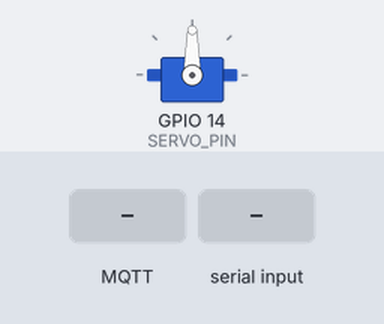
Simulated run of this sketch. Board: ESP8266 (NodeMCU). Parts: servo. The test bench sets the inputs (shaded band). WiFi joins after 1.5 s; servers stay silent unless stated; no MQTT or app messages arrive unless stated; what the sketch prints to the serial monitor is not drawn.

Above: at 3.5 s.
3.6 s: MQTT message "SCAN" arrives on the first subscribed topic
At 4.05 s:
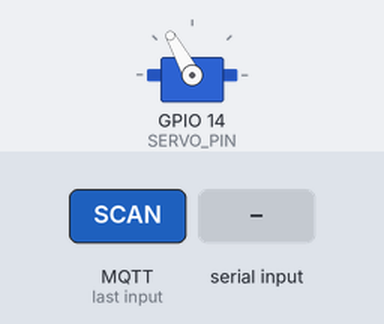
6.6 s: "MOVED_LEFT\n" received over Serial
At 7.4 s:
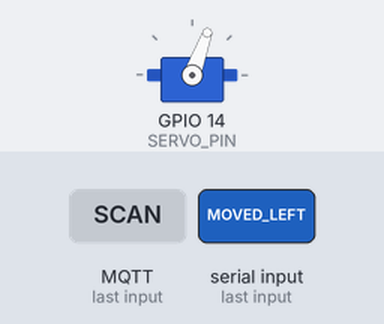
8.1 s: "SCAN\n" received over Serial
11.1 s: MQTT message "CMD_" arrives on the first subscribed topic
At 12.0 s:
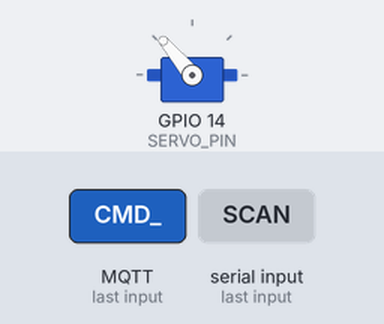
12.6 s: MQTT message "MOVED_LEFT" arrives on the first subscribed topic
At 13.0 s:
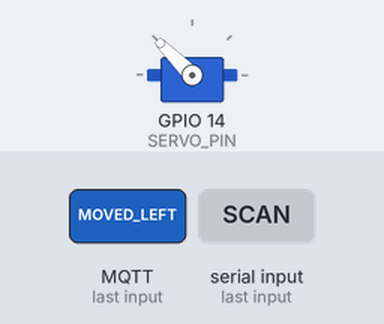
14.1 s: MQTT message "LEFT" arrives on the first subscribed topic
At 15.3 s:
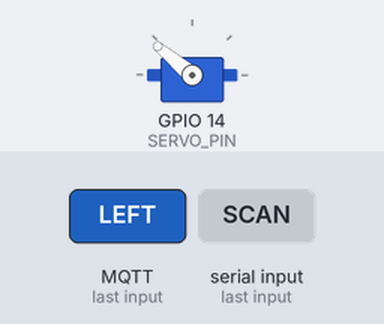
Timing chart, 0 to 16.6 s (numbered marks = the images above; inputs shaded):
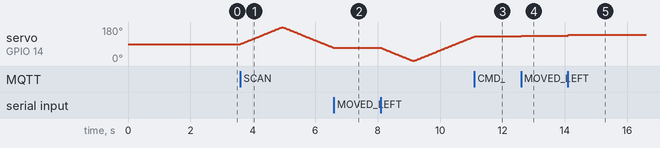

The sketch:

face_tracker_servo.ino
```cpp
#define USE_US_TIMER
#include <ESP8266WiFi.h>
#include <PubSubClient.h>
#include <Servo.h>

// Wi-Fi settings
const char* WIFI_SSID = "Peace And Love Ploclaimers";
const char* WIFI_PASSWORD = "loveisthekey";

// MQTT settings
const char* MQTT_SERVER = "157.173.101.159";
const uint16_t MQTT_PORT = 1883;
const char* MQTT_TOPIC = "vision/faithlock/movement";

// Servo configuration
const uint8_t SERVO_PIN = 14; // D5
const int SERVO_MIN_ANGLE = 0;
const int SERVO_MAX_ANGLE = 180;
const int SERVO_CENTER_ANGLE = 90;
const int TRACK_STEP = 5;             // degrees moved per LEFT/RIGHT command (higher = faster tracking)
const int SEARCH_STEP = 1;            // 1-degree steps = smooth sweep (no jerky jumps)
const unsigned long TRACK_INTERVAL_MS = 50;
const unsigned long SEARCH_INTERVAL_MS = 15; // 1 deg / 15 ms = ~65 deg/s sweep (180 in ~2.8s)
const unsigned long COMMAND_TIMEOUT_MS = 1500;
const unsigned long IDLE_DETACH_MS = 700;    // detach PWM after idle to stop trembling

const bool REVERSE_SERVO = true;

enum MovementCommand {
  CMD_IDLE,
  CMD_LEFT,
  CMD_RIGHT,
  CMD_CENTER,
  CMD_SEARCH
};

WiFiClient wifiClient;
PubSubClient mqttClient(wifiClient);
Servo panServo;

char mqttClientId[28] = {0};

MovementCommand currentCommand = CMD_IDLE;
int servoAngle = SERVO_CENTER_ANGLE;
int sweepDirection = 1;
unsigned long lastMoveAt = 0;
unsigned long lastReconnectAttempt = 0;
unsigned long reconnectBackoffMs = 3000;
unsigned long lastCommandAt = 0;
bool wifiReady = false;

// --- Core Logic ---

void setServoAngle(int angle) {
  angle = constrain(angle, SERVO_MIN_ANGLE, SERVO_MAX_ANGLE);
  bool reattached = false;
  if (!panServo.attached()) {
    panServo.attach(SERVO_PIN);
    reattached = true;
  }
  if (angle == servoAngle && !reattached) {
    return; // no redundant writes — avoids needless PWM refresh twitch
  }
  servoAngle = angle;
  panServo.write(servoAngle);
  lastMoveAt = millis();
}

void applyTrackingStep(int logicalDirection) {
  unsigned long now = millis();
  if (now - lastMoveAt < TRACK_INTERVAL_MS) return;
  lastMoveAt = now;
  int direction = REVERSE_SERVO ? -logicalDirection : logicalDirection;
  setServoAngle(servoAngle + (direction * TRACK_STEP));
}

void pulseTrackCommand(MovementCommand cmd) {
  if (cmd == CMD_LEFT) applyTrackingStep(-1);
  else if (cmd == CMD_RIGHT) applyTrackingStep(1);
}

MovementCommand parseCommand(String message) {
  message.trim();
  message.toUpperCase();

  if (message.startsWith("CMD_")) {
    message = message.substring(4);
  }

  if (message == "MOVED_LEFT") return CMD_LEFT;
  if (message == "MOVED_RIGHT") return CMD_RIGHT;
  if (message == "CENTERED") return CMD_CENTER;
  if (message == "STOPPED") return CMD_IDLE;
  if (message == "SCAN") return CMD_SEARCH;
  // OUT_OF_FRAME and other non-action states: hold current pan angle.
  if (message == "OUT_OF_FRAME") return CMD_IDLE;

  if (message == "LEFT") return CMD_LEFT;
  if (message == "RIGHT") return CMD_RIGHT;
  if (message == "CENTER") return CMD_CENTER;
  if (message == "SEARCH") return CMD_SEARCH;
  if (message == "IDLE" || message == "STOP") return CMD_IDLE;
  return CMD_IDLE;
}

const char* mqttStateName(int state) {
  switch (state) {
    case -4: return "TIMEOUT";
    case -3: return "CONNECTION_LOST";
    case -2: return "CONNECT_FAILED";
    case -1: return "DISCONNECTED";
    case 1: return "BAD_PROTOCOL";
    case 2: return "BAD_CLIENT_ID";
    case 3: return "UNAVAILABLE";
    case 4: return "BAD_CREDENTIALS";
    case 5: return "UNAUTHORIZED";
    default: return "UNKNOWN";
  }
}

// --- Inputs (MQTT & Serial) ---

void mqttCallback(char* topic, byte* payload, unsigned int length) {
  String message = "";
  for (unsigned int i = 0; i < length; i++) {
    message += (char)payload[i];
  }

  MovementCommand cmd = parseCommand(message);
  lastCommandAt = millis();

  // Ignore non-action occlusion messages (servo holds position).
  if (message == "OUT_OF_FRAME") {
    return;
  }

  Serial.print("[MQTT] Received: ");
  Serial.println(message);

  if (cmd == CMD_LEFT || cmd == CMD_RIGHT) {
    pulseTrackCommand(cmd);
    currentCommand = CMD_IDLE;
    return;
  }

  currentCommand = cmd;
}

void handleSerial() {
  if (Serial.available() > 0) {
    String input = Serial.readStringUntil('\n');
    MovementCommand newCmd = parseCommand(input);

    if (newCmd != CMD_IDLE || input.indexOf("IDLE") >= 0) {
      currentCommand = newCmd;
      lastCommandAt = millis();
      Serial.print("[SERIAL] Executing: ");
      Serial.println(input);
    }
  }
}

// --- Networking ---

bool connectWiFi() {
  if (WiFi.status() == WL_CONNECTED && WiFi.localIP()[0] != 0) {
    wifiReady = true;
    return true;
  }

  wifiReady = false;
  Serial.print("[WiFi] Connecting");
  WiFi.mode(WIFI_STA);
  WiFi.setAutoReconnect(true);
  WiFi.persistent(false);
  WiFi.begin(WIFI_SSID, WIFI_PASSWORD);

  unsigned long start = millis();
  while (WiFi.status() != WL_CONNECTED && millis() - start < 15000) {
    delay(500);
    Serial.print(".");
  }

  if (WiFi.status() == WL_CONNECTED && WiFi.localIP()[0] != 0) {
    wifiReady = true;
    Serial.println();
    Serial.print("[WiFi] Connected, IP=");
    Serial.println(WiFi.localIP());
    delay(800);
    return true;
  }

  Serial.println();
  Serial.println("[WiFi] Failed");
  return false;
}

bool connectMqtt() {
  if (mqttClient.connected()) return true;
  if (!wifiReady) return false;

  unsigned long now = millis();
  if (now - lastReconnectAttempt < reconnectBackoffMs) return false;
  lastReconnectAttempt = now;

  Serial.print("[MQTT] Connecting to ");
  Serial.print(MQTT_SERVER);
  Serial.print(":");
  Serial.print(MQTT_PORT);
  Serial.print(" as ");
  Serial.print(mqttClientId);
  Serial.print("... ");

  if (!mqttClient.connect(mqttClientId)) {
    int state = mqttClient.state();
    Serial.print("Failed, rc=");
    Serial.print(state);
    Serial.print(" (");
    Serial.print(mqttStateName(state));
    Serial.println(")");
    reconnectBackoffMs = min(reconnectBackoffMs + 2000UL, 30000UL);
    return false;
  }

  reconnectBackoffMs = 3000;
  Serial.println("Connected");
  mqttClient.subscribe(MQTT_TOPIC);
  return true;
}

// --- Servo Handling ---

void handleServo() {
  unsigned long now = millis();

  // Keep sweeping during SCAN until a new command arrives or tracking resumes.
  if (currentCommand != CMD_SEARCH && (now - lastCommandAt) > COMMAND_TIMEOUT_MS) {
    currentCommand = CMD_IDLE;
  }

  if (currentCommand == CMD_CENTER) {
    currentCommand = CMD_IDLE;
    return;
  }

  if (currentCommand == CMD_SEARCH) {
    if (now - lastMoveAt < SEARCH_INTERVAL_MS) return;
    lastMoveAt = now;

    setServoAngle(servoAngle + (sweepDirection * SEARCH_STEP));
    if (servoAngle >= SERVO_MAX_ANGLE) sweepDirection = -1;
    if (servoAngle <= SERVO_MIN_ANGLE) sweepDirection = 1;
    return;
  }

  // Idle: cut the PWM signal after a short delay so the servo stops trembling.
  if (currentCommand == CMD_IDLE && panServo.attached() && (now - lastMoveAt) > IDLE_DETACH_MS) {
    panServo.detach();
  }
}

// --- Main ---

void setup() {
  Serial.begin(115200);
  delay(10);
  Serial.println("\n[SYS] FaithLock Face-Servo Initializing...");

  snprintf(mqttClientId, sizeof(mqttClientId), "faithlock-%06X", ESP.getChipId());

  panServo.attach(SERVO_PIN);
  setServoAngle(SERVO_CENTER_ANGLE);

  mqttClient.setServer(MQTT_SERVER, MQTT_PORT);
  mqttClient.setCallback(mqttCallback);
  mqttClient.setBufferSize(512);
  mqttClient.setSocketTimeout(15);
  mqttClient.setKeepAlive(45);

  connectWiFi();
  lastCommandAt = millis();
}

void loop() {
  if (!wifiReady || WiFi.status() != WL_CONNECTED) {
    connectWiFi();
  }
  if (wifiReady && !mqttClient.connected()) {
    connectMqtt();
  }

  if (mqttClient.connected()) {
    mqttClient.loop();
  }

  handleSerial();
  handleServo();
  yield();
}
```

Measured:
- after the input at 3.6 s, servo on GPIO 14 (SERVO_PIN): rises from 90° to 179° in 1.3 s, then falls to 71° in 1.7 s
- after the input at 6.6 s, servo on GPIO 14 (SERVO_PIN): goes on until 6.6 s, then stays 70°
- after the input at 11.1 s, servo on GPIO 14 (SERVO_PIN): goes on until 11.1 s, then stays 130°
- after the input at 12.6 s, servo on GPIO 14 (SERVO_PIN): 130° → 135° at once
- after the input at 14.1 s, servo on GPIO 14 (SERVO_PIN): 135° → 140° at once
